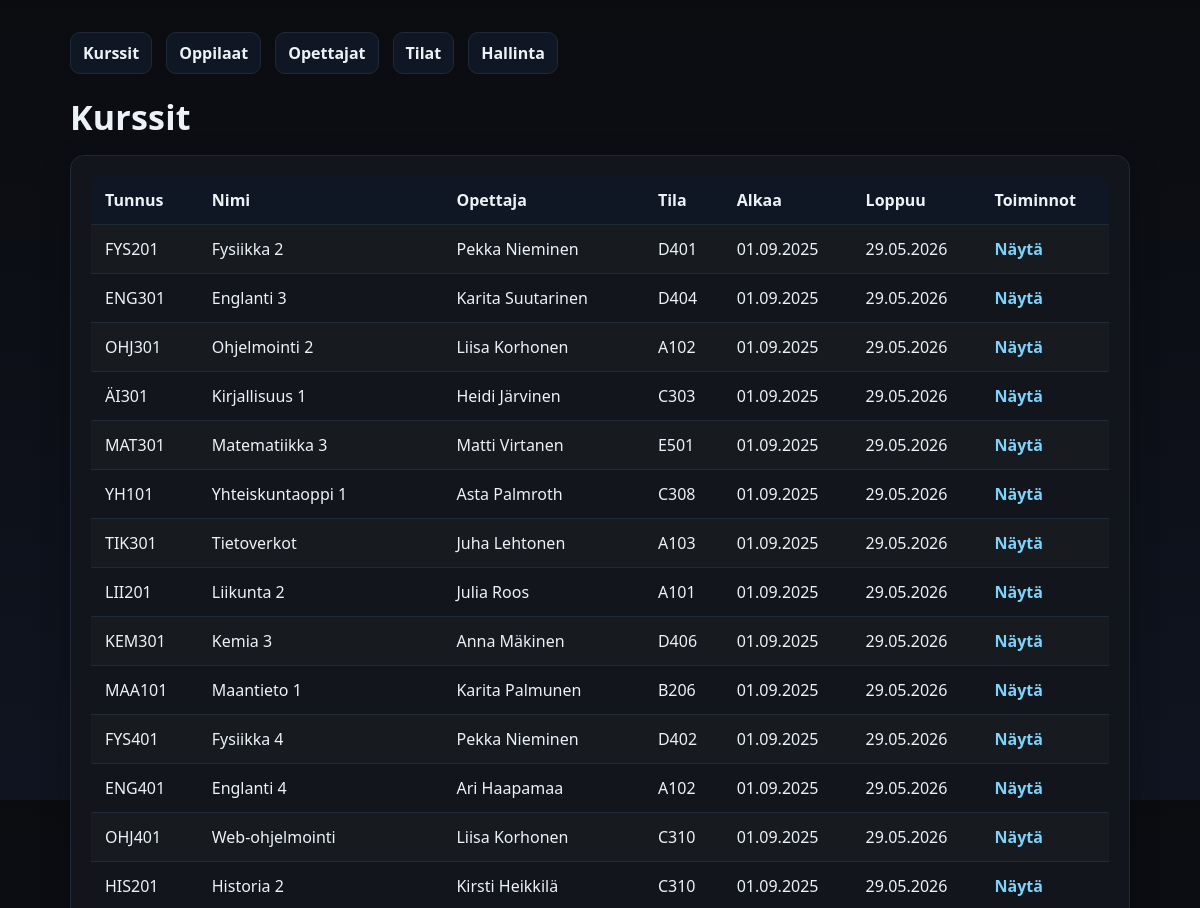
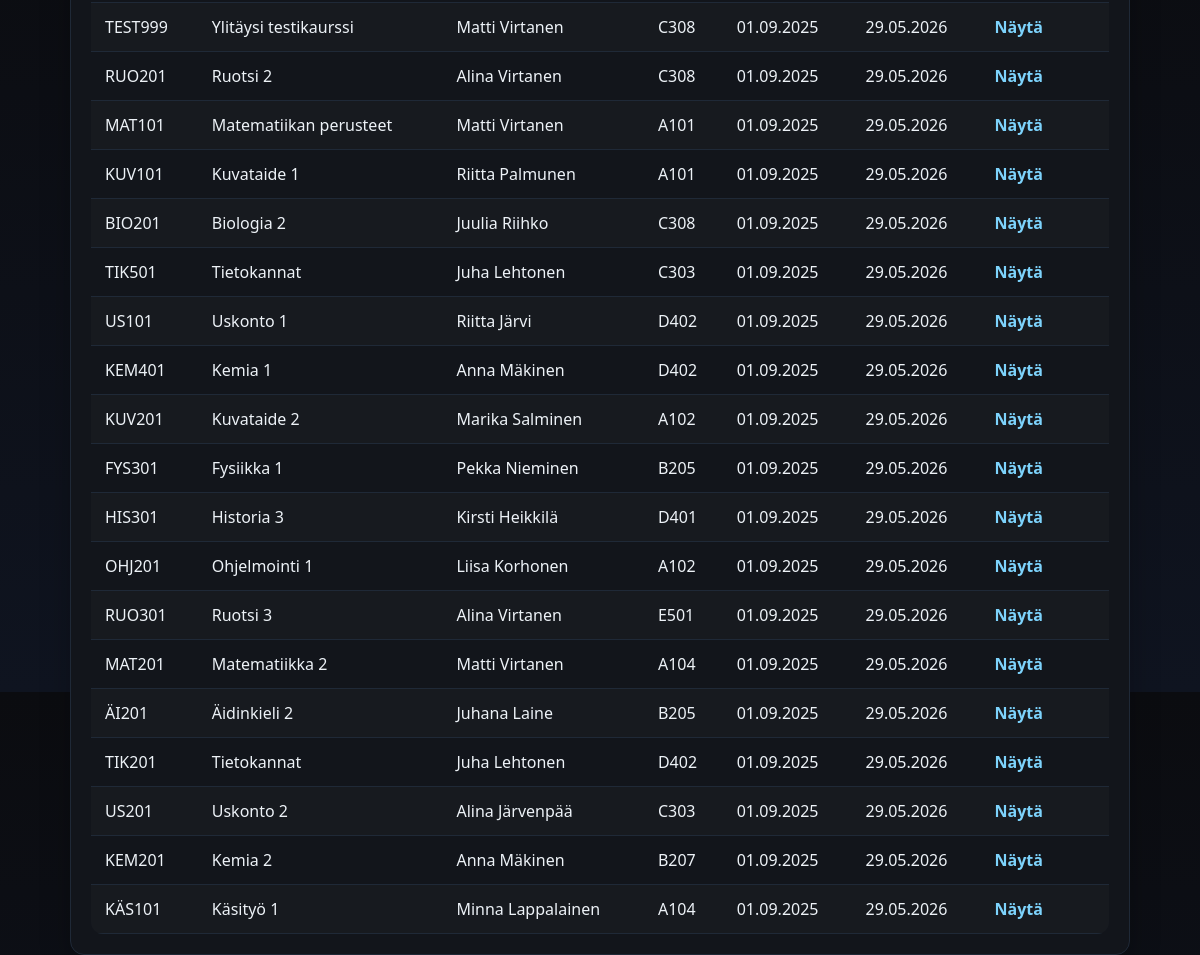
The app's page /kurssienhallinta/index.php with its own data (2 pictures, top to bottom).
### tables this page shows
CREATE TABLE `kurssit` (
  `kurssi_id` int(11) NOT NULL,
  `kurssin_tunnus` varchar(20) NOT NULL,
  `kurssi_nimi` varchar(100) NOT NULL,
  `kurssikuvaus` text DEFAULT NULL,
  `aloituspaiva` date NOT NULL,
  `lopetuspaiva` date NOT NULL,
  `opettaja_id` int(11) NOT NULL,
  `tila_id` int(11) NOT NULL
);

CREATE TABLE `opettajat` (
  `opettaja_id` int(11) NOT NULL,
  `etunimi` varchar(50) NOT NULL,
  `sukunimi` varchar(50) NOT NULL,
  `aine` varchar(100) NOT NULL
);

CREATE TABLE `tilat` (
  `tila_id` int(11) NOT NULL,
  `tila_nimi` varchar(50) NOT NULL,
  `paikkoja` int(11) NOT NULL
);

### kurssienhallinta/index.php (the view, shortened to what this page needs)
<?php
function finDate($date) {
    return date("d.m.Y", strtotime($date));
}
$pdo = getPDO();
$stmt = $pdo->query("SELECT k.kurssi_id, k.kurssin_tunnus, k.kurssi_nimi, k.aloituspaiva, k.lopetuspaiva, o.etunimi AS op_etunimi, o.sukunimi AS op_sukunimi, t.tila_nimi
    FROM kurssit k
    JOIN opettajat o ON k.opettaja_id = o.opettaja_id
    JOIN tilat t ON k.tila_id = t.tila_id
    ORDER BY k.aloituspaiva ASC");
$kurssit = $stmt->fetchAll();
?>
<!doctype html>
<html lang="fi">
<head>
  <link rel="stylesheet" href="styles.css">
</head>
<body>
  <div class="container">
    <div class="nav">
      <a href="index.php">Kurssit</a>
      <a href="oppilaat.php">Oppilaat</a>
      <a href="opettajat.php">Opettajat</a>
      <a href="tilat.php">Tilat</a>
      <a href="admin.php">Hallinta</a>
    </div>
    <h1 class="page-title">Kurssit</h1>
    <div class="card table-wrap">
      <table>
        <thead>
          <tr>
            <th>Tunnus</th>
            <th>Nimi</th>
            <th>Opettaja</th>
            <th>Tila</th>
            <th>Alkaa</th>
            <th>Loppuu</th>
            <th>Toiminnot</th>
          </tr>
        </thead>
        <tbody>
          <?php foreach($kurssit as $k): ?>
          <tr>
            <td><?= htmlspecialchars($k['kurssin_tunnus']) ?></td>
            <td><?= htmlspecialchars($k['kurssi_nimi']) ?></td>
            <td><?= htmlspecialchars($k['op_etunimi'] . ' ' . $k['op_sukunimi']) ?></td>
            <td><?= htmlspecialchars($k['tila_nimi']) ?></td>
            <td><?= finDate($k['aloituspaiva']) ?></td>
            <td><?= finDate($k['lopetuspaiva']) ?></td>
            <td><a href="kurssi.php?id=<?= $k['kurssi_id'] ?>">Näytä</a></td>
          </tr>
          <?php endforeach; ?>
        </tbody>
      </table>
    </div>
  </div>
</body>
</html>

### kurssienhallinta/styles.css (style rules this page uses)
:root { --bg:#0b0c10; --card:#12151b; --muted:#98a2b3; --text:#edf2f7; --accent:#6ea8fe; --danger:#ef4444; --border:#1f2937; }
* { box-sizing:border-box }
html,body { height:100% }
body { margin:0; font:16px/1.5 system-ui,-apple-system,Segoe UI,Roboto,Ubuntu,'Helvetica Neue',Arial; background:linear-gradient(180deg,#0b0c10 0%, #0f1420 100%); color:var(--text); }
.container { max-width:1100px;margin:32px auto;padding:0 20px }
.card { background:var(--card); border:1px solid var(--border); border-radius:14px; padding:20px; box-shadow:0 10px 30px rgba(0,0,0,.25); }
.page-title { margin:0 0 12px; font-size:clamp(24px,3.2vw,34px); letter-spacing:.2px; }
.nav { display:flex;gap:14px;flex-wrap:wrap;margin:0 0 18px }
.nav a,.back { color:var(--text); text-decoration:none; background:#0f1724; border:1px solid var(--border); padding:8px 12px;border-radius:10px; transition:all .15s ease; }
.table-wrap { overflow:auto }
table { width:100%;border-collapse:collapse;border-radius:12px;overflow:hidden }
th,td { padding:12px 14px;border-bottom:1px solid var(--border);text-align:left;vertical-align:top }
thead th { background:#0f1724;font-weight:600 }
tbody tr:nth-child(odd) { background:rgba(255,255,255,.02) }
a { color: #7dd3fc; text-decoration: none; font-weight: 600; transition: color .15s ease; }

### records on screen
kurssit: kurssin_tunnus "FYS201", kurssi_nimi "Fysiikka 2", opettaja.sukunimi "Pekka Nieminen", tila.tila_nimi "D401", aloituspaiva "01.09.2025", lopetuspaiva "29.05.2026"
kurssit: kurssin_tunnus "ENG301", kurssi_nimi "Englanti 3", opettaja.sukunimi "Karita Suutarinen", tila.tila_nimi "D404", aloituspaiva "01.09.2025", lopetuspaiva "29.05.2026"
kurssit: kurssin_tunnus "OHJ301", kurssi_nimi "Ohjelmointi 2", opettaja.sukunimi "Liisa Korhonen", tila.tila_nimi "A102", aloituspaiva "01.09.2025", lopetuspaiva "29.05.2026"
kurssit: kurssin_tunnus "ÄI301", kurssi_nimi "Kirjallisuus 1", opettaja.sukunimi "Heidi Järvinen", tila.tila_nimi "C303", aloituspaiva "01.09.2025", lopetuspaiva "29.05.2026"
kurssit: kurssin_tunnus "MAT301", kurssi_nimi "Matematiikka 3", opettaja.sukunimi "Matti Virtanen", tila.tila_nimi "E501", aloituspaiva "01.09.2025", lopetuspaiva "29.05.2026"
kurssit: kurssin_tunnus "YH101", kurssi_nimi "Yhteiskuntaoppi 1", opettaja.sukunimi "Asta Palmroth", tila.tila_nimi "C308", aloituspaiva "01.09.2025", lopetuspaiva "29.05.2026"
kurssit: kurssin_tunnus "TIK301", kurssi_nimi "Tietoverkot", opettaja.sukunimi "Juha Lehtonen", tila.tila_nimi "A103", aloituspaiva "01.09.2025", lopetuspaiva "29.05.2026"
kurssit: kurssin_tunnus "LII201", kurssi_nimi "Liikunta 2", opettaja.sukunimi "Julia Roos", tila.tila_nimi "A101", aloituspaiva "01.09.2025", lopetuspaiva "29.05.2026"
kurssit: kurssin_tunnus "KEM301", kurssi_nimi "Kemia 3", opettaja.sukunimi "Anna Mäkinen", tila.tila_nimi "D406", aloituspaiva "01.09.2025", lopetuspaiva "29.05.2026"
kurssit: kurssin_tunnus "MAA101", kurssi_nimi "Maantieto 1", opettaja.sukunimi "Karita Palmunen", tila.tila_nimi "B206", aloituspaiva "01.09.2025", lopetuspaiva "29.05.2026"
kurssit: kurssin_tunnus "FYS401", kurssi_nimi "Fysiikka 4", opettaja.sukunimi "Pekka Nieminen", tila.tila_nimi "D402", aloituspaiva "01.09.2025", lopetuspaiva "29.05.2026"
kurssit: kurssin_tunnus "ENG401", kurssi_nimi "Englanti 4", opettaja.sukunimi "Ari Haapamaa", tila.tila_nimi "A102", aloituspaiva "01.09.2025", lopetuspaiva "29.05.2026"
kurssit: kurssin_tunnus "OHJ401", kurssi_nimi "Web-ohjelmointi", opettaja.sukunimi "Liisa Korhonen", tila.tila_nimi "C310", aloituspaiva "01.09.2025", lopetuspaiva "29.05.2026"
kurssit: kurssin_tunnus "HIS201", kurssi_nimi "Historia 2", opettaja.sukunimi "Kirsti Heikkilä", tila.tila_nimi "C310", aloituspaiva "01.09.2025", lopetuspaiva "29.05.2026"
kurssit: kurssin_tunnus "TEST999", kurssi_nimi "Ylitäysi testikaurssi", opettaja.sukunimi "Matti Virtanen", tila.tila_nimi "C308", aloituspaiva "01.09.2025", lopetuspaiva "29.05.2026"
kurssit: kurssin_tunnus "RUO201", kurssi_nimi "Ruotsi 2", opettaja.sukunimi "Alina Virtanen", tila.tila_nimi "C308", aloituspaiva "01.09.2025", lopetuspaiva "29.05.2026"
kurssit: kurssin_tunnus "MAT101", kurssi_nimi "Matematiikan perusteet", opettaja.sukunimi "Matti Virtanen", tila.tila_nimi "A101", aloituspaiva "01.09.2025", lopetuspaiva "29.05.2026"
kurssit: kurssin_tunnus "KUV101", kurssi_nimi "Kuvataide 1", opettaja.sukunimi "Riitta Palmunen", tila.tila_nimi "A101", aloituspaiva "01.09.2025", lopetuspaiva "29.05.2026"
kurssit: kurssin_tunnus "BIO201", kurssi_nimi "Biologia 2", opettaja.sukunimi "Juulia Riihko", tila.tila_nimi "C308", aloituspaiva "01.09.2025", lopetuspaiva "29.05.2026"
kurssit: kurssin_tunnus "TIK501", kurssi_nimi "Tietokannat", opettaja.sukunimi "Juha Lehtonen", tila.tila_nimi "C303", aloituspaiva "01.09.2025", lopetuspaiva "29.05.2026"
kurssit: kurssin_tunnus "US101", kurssi_nimi "Uskonto 1", opettaja.sukunimi "Riitta Järvi", tila.tila_nimi "D402", aloituspaiva "01.09.2025", lopetuspaiva "29.05.2026"
kurssit: kurssin_tunnus "KEM401", kurssi_nimi "Kemia 1", opettaja.sukunimi "Anna Mäkinen", tila.tila_nimi "D402", aloituspaiva "01.09.2025", lopetuspaiva "29.05.2026"
kurssit: kurssin_tunnus "KUV201", kurssi_nimi "Kuvataide 2", opettaja.sukunimi "Marika Salminen", tila.tila_nimi "A102", aloituspaiva "01.09.2025", lopetuspaiva "29.05.2026"
kurssit: kurssin_tunnus "FYS301", kurssi_nimi "Fysiikka 1", opettaja.sukunimi "Pekka Nieminen", tila.tila_nimi "B205", aloituspaiva "01.09.2025", lopetuspaiva "29.05.2026"
kurssit: kurssin_tunnus "HIS301", kurssi_nimi "Historia 3", opettaja.sukunimi "Kirsti Heikkilä", tila.tila_nimi "D401", aloituspaiva "01.09.2025", lopetuspaiva "29.05.2026"
kurssit: kurssin_tunnus "OHJ201", kurssi_nimi "Ohjelmointi 1", opettaja.sukunimi "Liisa Korhonen", tila.tila_nimi "A102", aloituspaiva "01.09.2025", lopetuspaiva "29.05.2026"
kurssit: kurssin_tunnus "RUO301", kurssi_nimi "Ruotsi 3", opettaja.sukunimi "Alina Virtanen", tila.tila_nimi "E501", aloituspaiva "01.09.2025", lopetuspaiva "29.05.2026"
kurssit: kurssin_tunnus "MAT201", kurssi_nimi "Matematiikka 2", opettaja.sukunimi "Matti Virtanen", tila.tila_nimi "A104", aloituspaiva "01.09.2025", lopetuspaiva "29.05.2026"
kurssit: kurssin_tunnus "ÄI201", kurssi_nimi "Äidinkieli 2", opettaja.sukunimi "Juhana Laine", tila.tila_nimi "B205", aloituspaiva "01.09.2025", lopetuspaiva "29.05.2026"
kurssit: kurssin_tunnus "TIK201", kurssi_nimi "Tietokannat", opettaja.sukunimi "Juha Lehtonen", tila.tila_nimi "D402", aloituspaiva "01.09.2025", lopetuspaiva "29.05.2026"
kurssit: kurssin_tunnus "US201", kurssi_nimi "Uskonto 2", opettaja.sukunimi "Alina Järvenpää", tila.tila_nimi "C303", aloituspaiva "01.09.2025", lopetuspaiva "29.05.2026"
kurssit: kurssin_tunnus "KEM201", kurssi_nimi "Kemia 2", opettaja.sukunimi "Anna Mäkinen", tila.tila_nimi "B207", aloituspaiva "01.09.2025", lopetuspaiva "29.05.2026"
kurssit: kurssin_tunnus "KÄS101", kurssi_nimi "Käsityö 1", opettaja.sukunimi "Minna Lappalainen", tila.tila_nimi "A104", aloituspaiva "01.09.2025", lopetuspaiva "29.05.2026"
